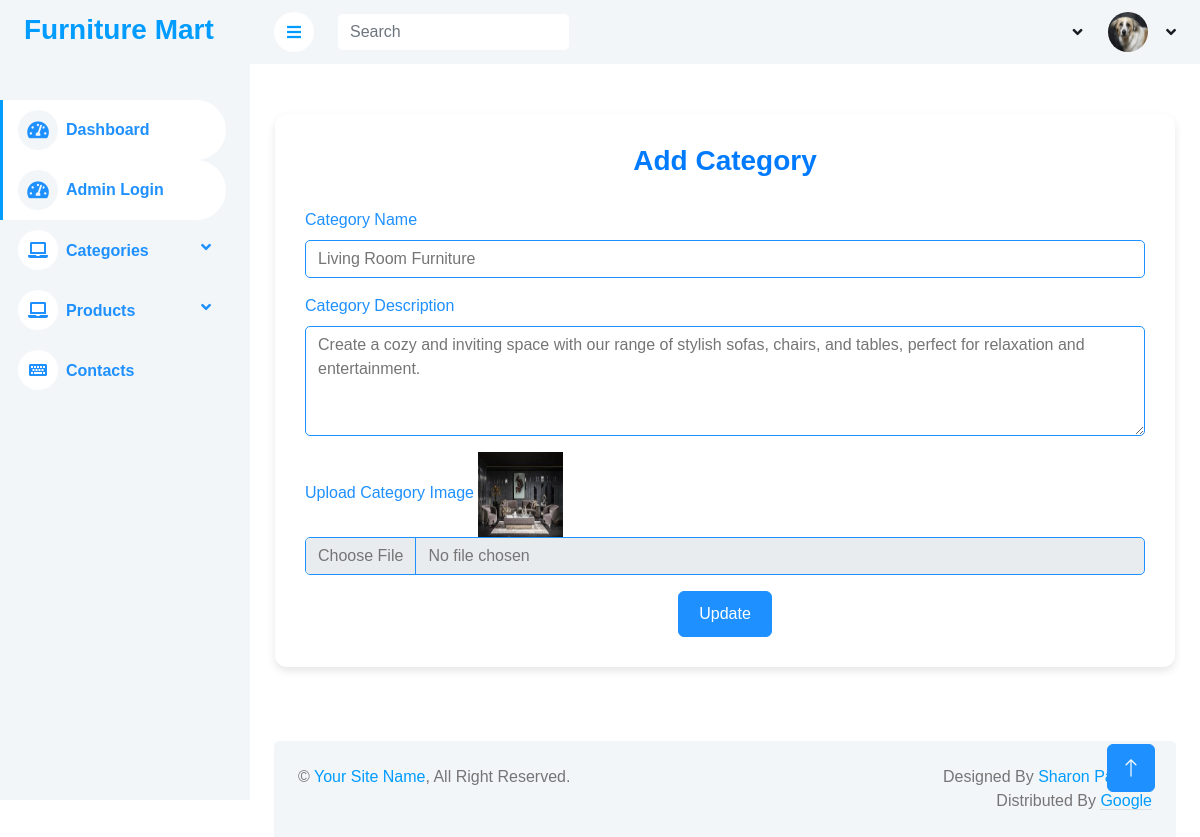
The page /FurnitureApp/edit_categories/1/ on the database its author committed.
### FurnitureApp/models.py (models this page shows)
class CategoryDB(models.Model):
    Category_Name = models.CharField(max_length=100, null=True, blank=True)
    Category_Description = models.TextField(max_length=200, null=True, blank=True)
    Category_Image = models.ImageField(upload_to="category_images", null=True, blank=True)

### FurnitureApp/views.py (the view)
# urls.py: path('edit_categories/<int:cat_id>/', views.edit_categories, name='edit_categories'),
def edit_categories(request, cat_id):
    category = CategoryDB.objects.get(id=cat_id)
    return render(request, "edit_categories.html", {'category': category})

### FurnitureApp/templates/edit_categories.html (shortened to what this page needs)
<!DOCTYPE html>
{% extends 'index.html' %}
{% block content %}
<html lang="en">
<head>
</head>
<body>
<div class="form-container">
    <h6>Add Category</h6>
    <form method="post" action="{% url 'update_categories' cat_id=category.id %}" enctype="multipart/form-data">
        <div class="mb-3">
            <label for="categoryName" class="form-label">Category Name</label>
            <input type="text" name="category_name" value="{{category.Category_Name}}" class="form-control" id="categoryName"
                   placeholder="Enter category name">
        </div>
        <div class="mb-3">
            <label for="categoryComment" class="form-label">Category Description</label>
            <textarea name="category_desc" class="form-control" id="categoryComment" rows="4"
                      placeholder="Enter a description of the category">{{category.Category_Description}}</textarea>
        </div>
        <div class="mb-3">
            <label for="categoryFile" class="form-label">Upload Category Image</label>
            <img src="{{category.Category_Image.url}}" width="85px" height="85px">
            <input name="category_image" class="form-control" type="file" id="categoryFile">
        </div>
        <div style="text-align: center;">
            <button type="submit" class="btn btn-primary">Update</button>
        </div>
    </form>
</div>
</body>
</html>
{% endblock %}

### FurnitureApp/static/fun/css/style.css (style rules this page uses)
:root { --primary: #009CFF; --light: #F3F6F9; --dark: #191C24; }
.btn { transition: .5s; }
.btn.btn-primary { color: #FFFFFF; }

### FurnitureApp/templates/edit_categories.html (style rules this page uses)
body { background-color: #f2f4f7; font-family: Arial, sans-serif; }
.form-container { background-color: #ffffff; border-radius: 12px; padding: 30px; max-width: 900px; margin: 50px auto; box-shadow: 0 4px 8px rgba(0, 0, 0, 0.1); }
h6 { font-size: 28px; color: #007bff; text-align: center; font-weight: bold; margin-bottom: 30px; }
.form-label { color: #1E90FF; }
.form-control { border-color: #1E90FF; }
.btn-primary { background-color: #1E90FF; border-color: #1E90FF; padding: 10px 20px; border-radius: 6px; transition: background-color 0.3s ease; }
.mb-3 { margin-bottom: 20px; }

### rows shown on the page
CategoryDB: category_name "Living Room Furniture", category_desc "Create a cozy and inviting space with our range of stylish sofas, chairs, and tables, perfect for relaxation and entertainment.", Category_Image (picture)
